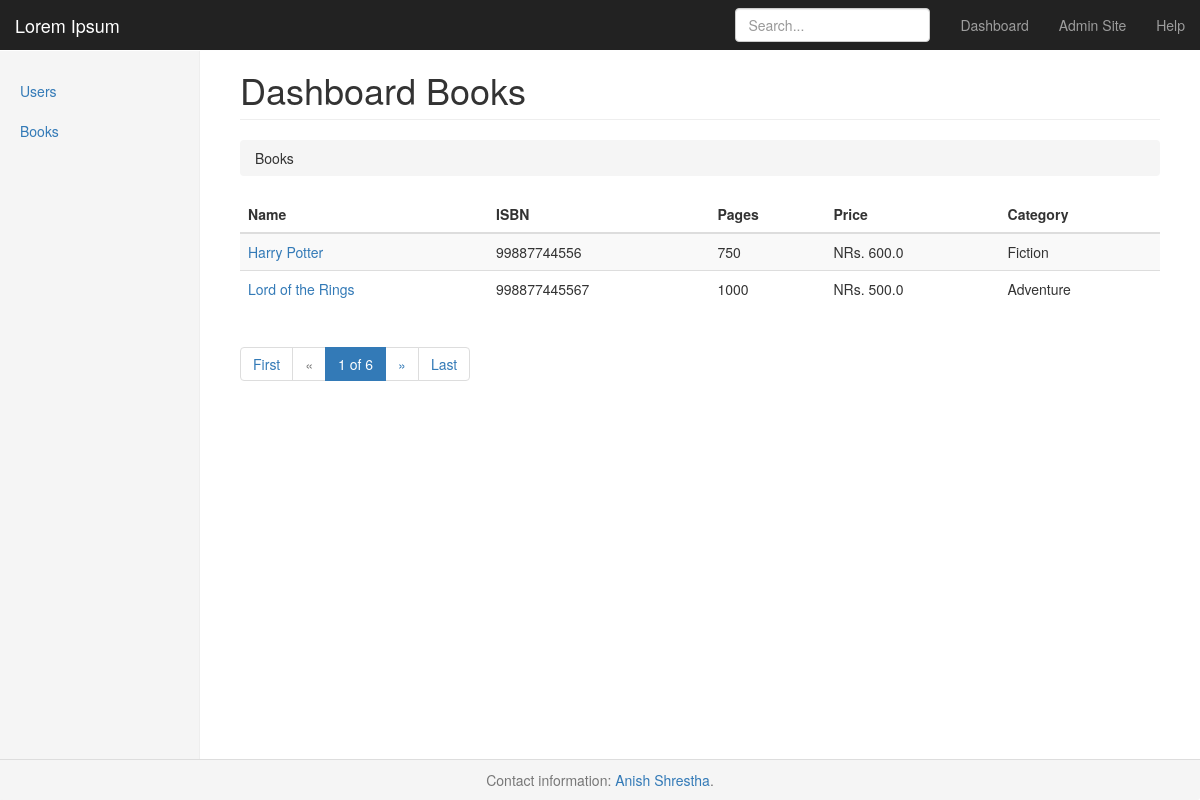
The page /books/ on the database its author committed.
### books/models.py (models this page shows, shortened)
class Book(models.Model):
    CATEGORY_CHOICES = (
        (CATEGORY.adventure, _("adventure")),
        (CATEGORY.horror, _("horror")),
        (CATEGORY.fiction, _("fiction")),
        (CATEGORY.science, _("science")),
        (CATEGORY.biography, _("biography"))
    )
    isbn = models.CharField(_("ISBN"), max_length=64)
    name = models.CharField(_("Name"), max_length=512)
    pages = models.PositiveIntegerField(
        _("Page Count"),
        validators=[
            MinValueValidator(1, "Should have at least a page")
        ]
    )
    price = models.FloatField(
        _("Price"),
        validators=[
            MinValueValidator(1, "Price can't be less than 1")
        ]
    )
    category = models.PositiveSmallIntegerField(
        _("Category"),
        choices=CATEGORY_CHOICES,
        blank=False,
        null=False
    )
    publisher = models.ForeignKey(
        "books.Publisher",
        on_delete=models.CASCADE,
        related_name="books"
    )
    bought_by = models.ManyToManyField("users.AayuUser",
                                       related_name="books_bought")
    objects = BookManager()
    def get_absolute_url(self):
        return reverse("books:detail", kwargs=dict(pk=self.pk))

### books/views.py (the view, shortened to what this page needs)
# urls.py: path('', BookListView.as_view(), name='list'),
class BookListView(ListView):
    template_name = "book_list.html"
    queryset = Book.objects.all().order_by('id')
    paginate_by = 2
    def get_context_data(self, *args, **kwargs):
        context = super(BookListView, self).get_context_data(*args, **kwargs)
        return context

### books/templates/book_list.html (shortened to what this page needs)
{% extends 'base.html' %}
{% block header %}
    {{ block.super }} Books
{% endblock %}
{% block breadcrumb %}
    <li>Books</li>
{% endblock %}
{% block content %}
    {% if object_list %}
        <div class="table-responsive">
            <table class="table table-striped">
              <thead>
                <tr>
                  <th>Name</th>
                  <th>ISBN</th>
                  <th>Pages</th>
                  <th>Price</th>
                  <th>Category</th>
                </tr>
              </thead>
              <tbody>
              {% for obj in object_list %}
                <tr>
                    <td><a href={{ obj.get_absolute_url }}>{{ obj.name }}</a></td>
                    <td>{{ obj.isbn }}</td>
                    <td>{{ obj.pages }}</td>
                    <td>NRs. {{ obj.price }}</td>
                    <td>{{ obj.get_category_display | title }}</td>
                </tr>
              {% endfor %}
              </tbody>
            </table>
          </div>
    {% else %}
        <p><strong>Wow, such empty.</strong></p>
    {% endif %}
{% endblock %}

### static/dashboard_files/dashboard.css (style rules this page uses)
body { padding-top: 50px; }

### rows shown on the page
Book: name "Harry Potter", isbn "99887744556", pages "750", price "600.0", category "Fiction"
Book: name "Lord of the Rings", isbn "998877445567", pages "1000", price "500.0", category "Adventure"

### other values the page prints
{{ page_obj.number }} "1"
{{ paginator.num_pages }} "6"
